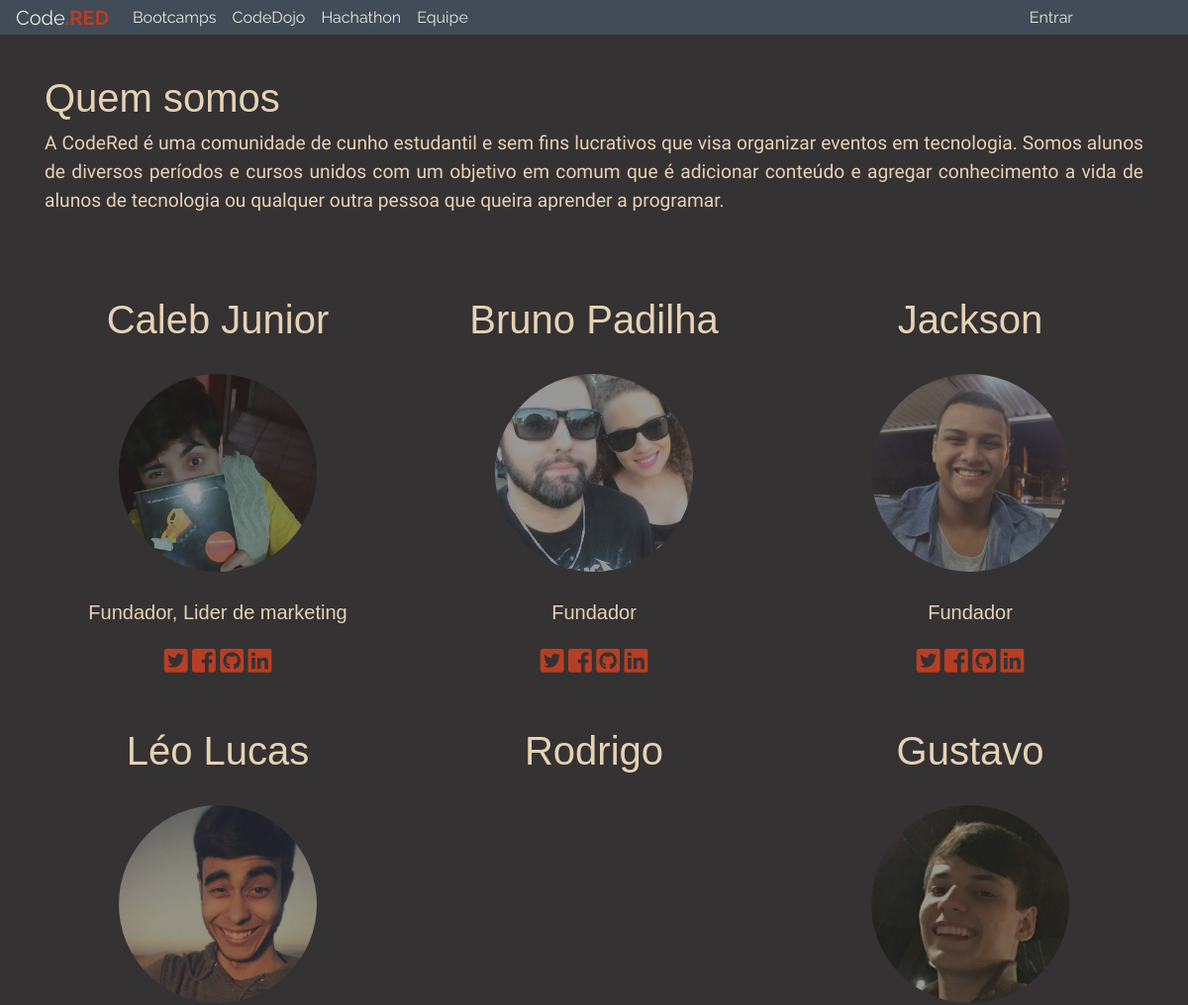
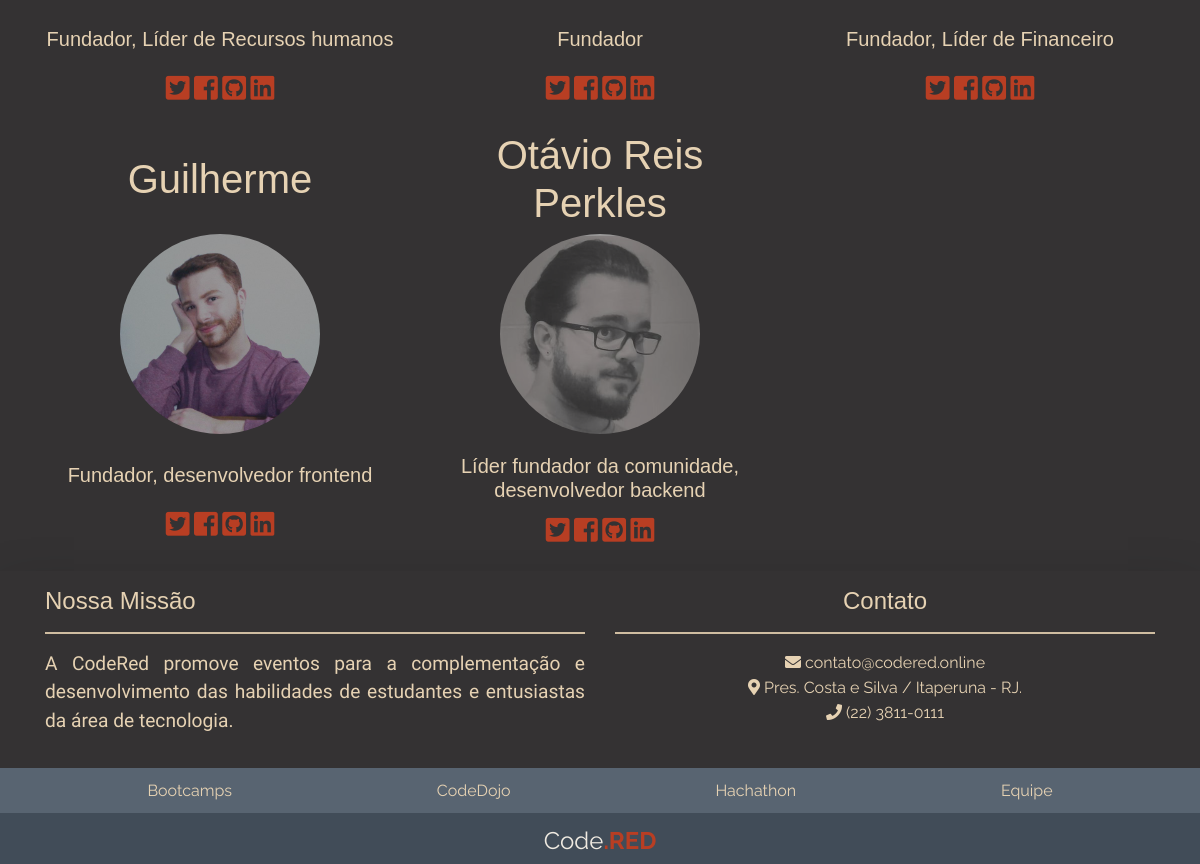
Page /equipe/ on the committed database (2 pictures, top to bottom).
### equipe/models.py (models this page shows)
class CodeRed_descricao(models.Model):
    descricao_codered = HTMLField()
    class Meta:
        verbose_name_plural = "Quem Somos"

class Integrante_equipe(models.Model):
    integrante_equipe_id = models.AutoField(primary_key=True)
    integrante_nome = models.CharField(max_length=150)
    integrante_foto = models.FileField(upload_to='static/images', null=True, blank=True)
    integrante_cargo = models.CharField(max_length=150)
    twitter = models.CharField(max_length=150, blank=True)
    facebook = models.CharField(max_length=150, blank=True)
    github = models.CharField(max_length=150, blank=True)
    linkedin = models.CharField(max_length=150, blank=True)
    ativo = models.BooleanField(default=False)
    class Meta:
        verbose_name_plural = "Integrantes"

### equipe/views.py (the view)
# urls.py: url(r'^equipe/$', Equipe),
def Equipe(request):
    integrante = Integrante_equipe.objects.all().filter(ativo=True)
    descricao = CodeRed_descricao.objects.all()
    context = {
        'integrante': integrante,
        'descricao' : descricao,
    }
    return render(request, 'equipe.html', context)

### templates/equipe.html (shortened to what this page needs)
{% extends "index.html" %}
{% load static %}
{% block style %}
    <link rel="stylesheet" href="{% static "/css/custom.css" %} ">
{% endblock %}
{% block equipe %}
    {% for item in descricao%}
        <div class="row">
            <div class="col-sm-12 col-md-12 col-xl-12" id="quemsomos_box">
                <h1>Quem somos</h1>
                {{item.descricao_codered|safe}}
            </div>
        </div>
    {% endfor %}
    <div class="row row__equipe">
          {% for item in integrante%}
                <div class="col-sm-12 col-md-6 col-lg-4">
                  <div class="equip__card">
                    <div class="equip__title">
                      <h1 class="">{{item.integrante_nome}}</h1>
                    </div>
                    {% if item.integrante_foto %}
                        <img class="equip__image" src="/{{item.integrante_foto}}" alt="{{item.integrante_nome}}">
                    {% else %}
                        <img class="equip_imagem" style="margin: 5px 70px 20px 70px; border-radius: 50%!important;" height="200px" width="200px" alt="{{item.integrante_nome}}">
                    {% endif %}
                    <div class="equip__card__body">
                      <div class="equip__office">
                        <h5>{{item.integrante_cargo}}</h5>
                      </div>
                      <div class="equip__social__networks">
                          {% if item.twitter %}
                            <a class="icon__social__media" target="_blank" href="{{item.twitter}}"><i class="fab fa-twitter-square"></i></a>
                          {% endif %}
                          {% if item.facebook %}
                            <a class="icon__social__media" target="_blank" href="{{item.facebook}}"><i class="fab fa-facebook-square"></i></a>
                          {% endif %}
                          {% if item.github %}
                            <a class="icon__social__media" target="_blank" href="{{item.github}}"><i class="fab fa-github-square"></i></a>
                          {% endif %}
                          {% if item.linkedin %}
                            <a class="icon__social__media" target="_blank" href="{{item.linkedin}}"><i class="fab fa-linkedin"></i></a>
                          {% endif %}
                      </div>
                    </div>
                  </div>
                </div>
        {% endfor %}
    </div>
{% endblock %}

### templates/index.html (shortened to what this page needs)
<!DOCTYPE html>
{% load static %}
<html lang="pt-br" dir="ltr">
    <head>
        <link rel="stylesheet" href="{% static "/css/bootstrap.min.css" %} ">
        {% block style %}{% endblock %}
        <link rel="stylesheet" href="https://use.fontawesome.com/releases/v5.3.1/css/all.css"
>
    </head>
    <body>
        <nav class="navbar navbar-expand-lg " id="navegacao_barra">
            <a class="navbar-brand" href="/"><span id="code_titulo">Code</span><span id="red_titulo">.RED</span></a>
            <div class="collapse navbar-collapse" id="navbarNav">
                <ul class="navbar-nav">
                    <li class="nav-item">
                        <a class="nav-link" href="{{url}}/bootcamps/">Bootcamps</a>
                    </li>
                    <li class="nav-item">
                        <a class="nav-link" href="{{url}}/codedojo/">CodeDojo</a>
                    </li>
                    <li class="nav-item">
                        <a class="nav-link" href="{{url}}/hackathon/">Hachathon</a>
                    </li>
                    <li class="nav-item">
                        <a class="nav-link" href="{{url}}/equipe/">Equipe</a>
                    </li>
                </ul>
                <ul class="navbar-nav ml-auto">
                    {% if request.user.is_authenticated %}
                        <div class="dropdown">
                            <a href="#" data-toggle="dropdown" id="usuario_login"> {{request.user}} </a>
                            <div class="dropdown-menu">
                                <a class="dropdown-item" href="{{url}}/painel/">Painel</a>
                                <a class="dropdown-item" href="{{url}}/sair/">Sair</a>
                            </div>
                        </div>
                    {% else %}
                        <li class="nav-item">
                            <a class="nav-link" id="usuario_login" href="{{url}}/entrar/">Entrar</a>
                        </li>
                    {% endif %}
                </ul>
            </div>
        </nav>
        <div class="container">
            {% block equipe %}{% endblock %}
        </div>
        <footer class="shadow-lg p-3 mb-5rounded container-fluid" id="primeiro_footer">
            <div class="container">
                <div class="row" >
                    <div class="col-sm-12 col-md-6 col-xl-6" id="missao">
                        <h4>Nossa Missão</h4>
                        <hr>
                        <p>A CodeRed promove eventos para a complementação
                            e desenvolvimento das habilidades de estudantes
                            e entusiastas da área de tecnologia.</p>
                    </div>
                    <div class="col-sm-12 col-md-6 col-xl-6" id="contato">
                        <h4>Contato</h4>
                        <hr>
                        <a href="mailto:contato@codered.online" target="_blank"><i class="fas fa-envelope"></i> contato@codered.online</a>
                        <br>
                        <a href="https://goo.gl/maps/VfDVZ6vnwN82"><i class="fas fa-map-marker-alt"></i> Pres. Costa e Silva / Itaperuna - RJ.</a>
                        <br>
                        <a href="tel:+552238110111"><i class="fas fa-phone"></i>  (22) 3811-0111 </a>
                    </div>
                </div>
            </div>
        </footer>
        <footer class="footer">
          <div style="background: #586471; height: 45px; float: none; padding: 10px 0;">
            <div class="container">
              <div id="navbar">
                <ul class="nav navbar-nav nav__footer">
                  <li><a href="{{url}}/bootcamps/">Bootcamps</a></li>
                  <li><a href="{{url}}/codedojo/">CodeDojo</a></li>
                  <li><a href="{{url}}/hackathon/">Hachathon</a></li>
                  <li><a href="{{url}}/equipe/">Equipe</a></li>
                </ul>
              </div>
            </div>
          </div>
            <div class="container">
                <div class= "row">
                    <div class="col-md-12">
                      <a href="#" style="text-decoration: none; font-size: 1.5em;">
                        <span class="code__color">Code</span><span class="red__color"><b>.RED</b></span></a>
                    </div>
                </div>
            </div>
        </footer>
    </body>
</html>

### static/css/custom.css (style rules this page uses)
html, body { height: 100%; margin: 0; }
.container { min-height: 100%; }
.footer { padding: 0px 0 5px 0; background: #414c58; }
.footer .container .row { text-align: center; padding-top: 10px; }
.nav__footer { width:100%; height:20px; text-align:center; }
.navbar-nav li { display: inline; }
.code__color { color: #efeae1; }
.red__color { color: #b83e23; }
body { background-color: #343233; color:#e6d2b3; text-align: justify; margin:0px; padding:0px; overflow-x:hidden; }
h1,h2,h3,h4,h5,h6 { font-family: 'Raleway:700', sans-serif; }
a { color:#e6d2b3; font-family: 'Raleway', sans-serif; }
p { font-size: 1.2rem; font-family: 'Rokkitt', serif; }
hr { border-top-width: 2px; background-color: #e6d2b3; }
#code_titulo { color:#efeae1; }
#red_titulo { color:#b83e23; font-weight: bold; }
#navegacao_barra { background-color:#414c58; height: 35px; z-index:2; }
#navegacao_barra a { color:#eae5dc; transition:1s; text-decoration: none; }
#usuario_login { padding-right: 100px; }
#missao { text-align: justify; }
#contato { text-align: center; }
.equip__image { height: 200px; width: 200px; margin: 5px 70px 20px 70px; border-radius: 50%!important; opacity: 0.5; filter: alpha(opacity=50); transition: opacity .5s ease-out; -moz-transition: opacity .5s ease-out; -webkit-transition: opacity .5s ease-out; -o-transition: opacity .5s ease-out; }
#quemsomos_box { margin-top: 40px; }
.row__equipe { padding-top: 40px; }
.equip__card { position: relative; display: -ms-flexbox; display: flex; -ms-flex-direction: column; flex-direction: column; min-width: 0; word-wrap: break-word; padding-bottom: 20px; align-items: center; min-height: 400px; }
.equip__title { text-align: center; text-transform: capitalize; min-height: 100px; display: flex; justify-content: center; align-items: center; }
.equip__title h1 { margin: 0; }
.equip__card__body { text-align: center; }
.equip__office { display: flex; justify-content: center; align-items: center; min-height: 50px; }
.icon__social__media { color: #b83e23; font-size: 1.7em; }

### rows in the picture
CodeRed_descricao: descricao_codered "A CodeRed é uma comunidade de cunho estudantil e sem fins lucrativos que visa organizar eventos em tecnologia. Somos alunos de diversos períodos e cursos unidos com um objetivo em comum que é adicionar conteúdo e agregar conhecimento a vida de alunos de tecnologia ou qualquer outra pessoa que queira aprender a programar."
Integrante_equipe: integrante_nome "Caleb Junior", integrante_foto (picture), integrante_cargo "Fundador, Lider de marketing"
Integrante_equipe: integrante_nome "Bruno Padilha", integrante_foto (picture), integrante_cargo "Fundador"
Integrante_equipe: integrante_nome "Jackson", integrante_foto (picture), integrante_cargo "Fundador"
Integrante_equipe: integrante_nome "Léo Lucas", integrante_foto (picture), integrante_cargo "Fundador, Líder de Recursos humanos"
Integrante_equipe: integrante_nome "Rodrigo", integrante_cargo "Fundador"
Integrante_equipe: integrante_nome "Gustavo", integrante_foto (picture), integrante_cargo "Fundador, Líder de Financeiro"
Integrante_equipe: integrante_nome "Guilherme", integrante_foto (picture), integrante_cargo "Fundador, desenvolvedor frontend"
Integrante_equipe: integrante_nome "Otávio Reis Perkles", integrante_foto (picture), integrante_cargo "Líder fundador da comunidade, desenvolvedor backend"
